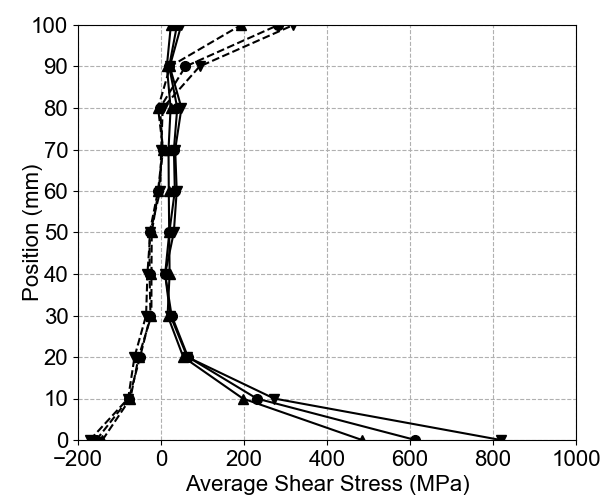

Here is the Python script that generated this plot:
import matplotlib as mpl
import matplotlib.pyplot as plt
import matplotlib.font_manager as fm
fontpath = '/usr/share/fonts/truetype/msttcorefonts/Arial.ttf'
fontprop = fm.FontProperties(family='Arial', fname=fontpath, size=16)
mpl.rcParams.update({'font.size': 16, 'font.family': 'Arial'})

infile = "/media/chenting/Work/Structural Engineering/Beam-CFSConnection/MTS Data/FilletWeldForce.txt"

content = open(infile, 'r')
data = []

for j, line in enumerate(content):
    temp = line.split()
    data.append([float(i) for i in temp])
        
for i in range(1, 7):
    for j in range(0, 11):
        if j == 0 or j == 10:
            data[i][j] = data[i][j]/50
        else:
            data[i][j] = data[i][j]/100

plt.figure(figsize=(6, 5))
ax1 = plt.subplot(1, 1, 1)

plt.plot(data[1], data[0], color='black', label='Experiment', linestyle='-', marker='^', markersize=7)
plt.plot(data[2], data[0], color='black', label='Experiment', linestyle='-', marker='o', markersize=7)
plt.plot(data[3], data[0], color='black', label='Experiment', linestyle='-', marker='v', markersize=7)
plt.plot(data[4], data[0], color='black', label='Experiment', linestyle='--', marker='^', markersize=7)
plt.plot(data[5], data[0], color='black', label='Experiment', linestyle='--', marker='o', markersize=7)
plt.plot(data[6], data[0], color='black', label='Experiment', linestyle='--', marker='v', markersize=7)

plt.yticks([i for i in range(0, 110, 10)], fontproperties=fontprop)
plt.xticks([float(i)/50*1000 for i in range(-10, 60, 10)], fontproperties=fontprop)

plt.ylim(0, 100)
plt.xlim(-200, 1000)
plt.ylabel('Position (mm)', fontproperties=fontprop)
plt.xlabel('Average Shear Stress (MPa)', fontproperties=fontprop)
ax1.yaxis.set_label_coords(-0.07, 0.5)
plt.grid(linestyle='--')
plt.subplots_adjust(left=0.13, right=0.96, wspace=0.22, hspace=0.1, bottom=0.12, top=0.95)

plt.show()
